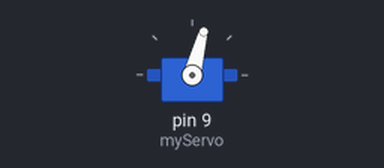
A sketch run on a simulated Arduino Uno, built with avr-gcc and run on an emulated ATmega328P. Parts: servo.

Above: at 0.05 s.
Timing chart, 0 to 3.0 s (numbered marks = the images above):
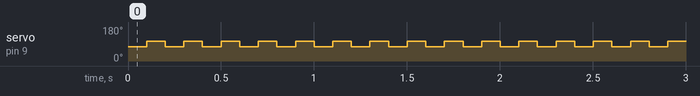

The sketch:

lib_servo.ino
```cpp
/*
アウトプットライブラリ_サーボ
サーボSG90を指定した通りに動かす
*/

#include <Servo.h>

Servo myServo;

void setup() {
  myServo.attach(9);
  myServo.write(90);
}

void loop() {
  myServo.write(75);
  delay(100);
  myServo.write(105);
  delay(100);
  }
```

Measured:
- by itself, servo on pin 9 (myServo): alternates 105° for 0.10 s and 75° for 0.10 s
